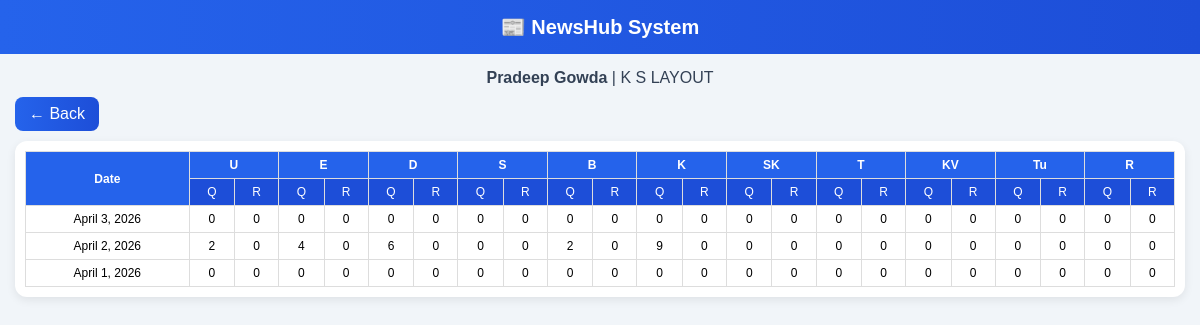
The app's page /vendor-ledger/ (signed in) with its own data.
### core/models.py (models this page shows, shortened)
class Vendor(models.Model):
    name = models.CharField(max_length=100)
    phone = models.CharField(max_length=15, unique=True)
    password = models.CharField(max_length=100, default="demo")
    area = models.ForeignKey(Area, on_delete=models.CASCADE)
    opening_balance = models.DecimalField(max_digits=10, decimal_places=2, default=0)
    is_active = models.BooleanField(default=True)

class Area(models.Model):
    name = models.CharField(max_length=100, unique=True)

class DailyIndent(models.Model):
    vendor = models.ForeignKey(Vendor, on_delete=models.CASCADE, related_name="indents")
    date = models.DateField()
    udayavani = models.PositiveIntegerField(default=0)
    enadu = models.PositiveIntegerField(default=0)
    dnk = models.PositiveIntegerField(default=0)
    sakshi = models.PositiveIntegerField(default=0)
    b_standard = models.PositiveIntegerField(default=0)
    k_prabha = models.PositiveIntegerField(default=0)
    sk = models.PositiveIntegerField(default=0)
    tharanga = models.PositiveIntegerField(default=0)
    karma_veera = models.PositiveIntegerField(default=0)
    tushara = models.PositiveIntegerField(default=0)
    roopathara = models.PositiveIntegerField(default=0)
    returned_udayavani = models.PositiveIntegerField(default=0)
    returned_enadu = models.PositiveIntegerField(default=0)
    returned_dnk = models.PositiveIntegerField(default=0)
    returned_sakshi = models.PositiveIntegerField(default=0)
    returned_b_standard = models.PositiveIntegerField(default=0)
    returned_k_prabha = models.PositiveIntegerField(default=0)
    returned_sk = models.PositiveIntegerField(default=0)
    returned_tharanga = models.PositiveIntegerField(default=0)
    returned_karma_veera = models.PositiveIntegerField(default=0)
    returned_tushara = models.PositiveIntegerField(default=0)
    returned_roopathara = models.PositiveIntegerField(default=0)
    class Meta:
        unique_together = ("vendor", "date")
        ordering = ["-date", "vendor__name"]

### core/views.py (the view)
# urls.py: path('vendor-ledger/', views.vendor_ledger, name='vendor_ledger'),
def vendor_ledger(request):
    vendor_id = request.session.get("vendor_id")
    if not vendor_id:
        return redirect("vendor_login")
    vendor = get_object_or_404(Vendor, id=vendor_id)
    indents = DailyIndent.objects.filter(vendor=vendor).order_by("-date")
    return render(request, "core/vendor_ledger.html", {
        "vendor": vendor,
        "indents": indents,
    })

### core/templates/core/vendor_ledger.html (shortened to what this page needs)
<!DOCTYPE html>
<html>
<head>
</head>
<body>
<div class="header">
    📰 NewsHub System
</div>
<div class="container">
    <div class="info">
        <strong>{{ vendor.name }}</strong> | {{ vendor.area.name }}
    </div>
    <a href="/vendor-dashboard/" class="btn">← Back</a>
    <div class="table-box">
        <table>
            <tr>
                <th rowspan="2">Date</th>
                <th colspan="2">U</th>
                <th colspan="2">E</th>
                <th colspan="2">D</th>
                <th colspan="2">S</th>
                <th colspan="2">B</th>
                <th colspan="2">K</th>
                <th colspan="2">SK</th>
                <th colspan="2">T</th>
                <th colspan="2">KV</th>
                <th colspan="2">Tu</th>
                <th colspan="2">R</th>
            </tr>
            <tr class="subhead">
                <td>Q</td><td>R</td>
                <td>Q</td><td>R</td>
                <td>Q</td><td>R</td>
                <td>Q</td><td>R</td>
                <td>Q</td><td>R</td>
                <td>Q</td><td>R</td>
                <td>Q</td><td>R</td>
                <td>Q</td><td>R</td>
                <td>Q</td><td>R</td>
                <td>Q</td><td>R</td>
                <td>Q</td><td>R</td>
            </tr>
            {% for item in indents %}
            <tr>
                <td>{{ item.date }}</td>
                <td>{{ item.udayavani }}</td><td>{{ item.returned_udayavani }}</td>
                <td>{{ item.enadu }}</td><td>{{ item.returned_enadu }}</td>
                <td>{{ item.dnk }}</td><td>{{ item.returned_dnk }}</td>
                <td>{{ item.sakshi }}</td><td>{{ item.returned_sakshi }}</td>
                <td>{{ item.b_standard }}</td><td>{{ item.returned_b_standard }}</td>
                <td>{{ item.k_prabha }}</td><td>{{ item.returned_k_prabha }}</td>
                <td>{{ item.sk }}</td><td>{{ item.returned_sk }}</td>
                <td>{{ item.tharanga }}</td><td>{{ item.returned_tharanga }}</td>
                <td>{{ item.karma_veera }}</td><td>{{ item.returned_karma_veera }}</td>
                <td>{{ item.tushara }}</td><td>{{ item.returned_tushara }}</td>
                <td>{{ item.roopathara }}</td><td>{{ item.returned_roopathara }}</td>
            </tr>
            {% empty %}
            <tr>
                <td colspan="23">No data found</td>
            </tr>
            {% endfor %}
        </table>
    </div>
</div>
</body>
</html>

### core/templates/core/vendor_ledger.html (style rules this page uses)
body { font-family: Arial, sans-serif; background: #f1f5f9; margin: 0; }
.header { background: linear-gradient(90deg, #2563eb, #1d4ed8); color: white; padding: 15px; text-align: center; font-size: 20px; font-weight: bold; }
.container { padding: 15px; }
.info { text-align: center; margin-bottom: 10px; color: #334155; }
.btn { display: inline-block; margin-bottom: 10px; padding: 8px 14px; background: linear-gradient(90deg, #2563eb, #1d4ed8); color: white; text-decoration: none; border-radius: 8px; }
.table-box { overflow-x: auto; background: white; border-radius: 12px; padding: 10px; box-shadow: 0 3px 10px rgba(0,0,0,0.08); }
table { border-collapse: collapse; width: max-content; min-width: 100%; font-size: 12px; }
th, td { border: 1px solid #ddd; padding: 6px; text-align: center; white-space: nowrap; }
th { background: #2563eb; color: white; }
.subhead { background: #1d4ed8; color: white; }

### records on screen
Vendor: name "Pradeep Gowda", area.name "K S LAYOUT"
DailyIndent: date "April 3, 2026", udayavani "0", returned_udayavani "0", enadu "0", returned_enadu "0", dnk "0", returned_dnk "0", sakshi "0", returned_sakshi "0", b_standard "0", returned_b_standard "0", k_prabha "0", returned_k_prabha "0", sk "0", returned_sk "0", tharanga "0", returned_tharanga "0", karma_veera "0", returned_karma_veera "0", tushara "0", returned_tushara "0", roopathara "0", returned_roopathara "0"
DailyIndent: date "April 2, 2026", udayavani "2", returned_udayavani "0", enadu "4", returned_enadu "0", dnk "6", returned_dnk "0", sakshi "0", returned_sakshi "0", b_standard "2", returned_b_standard "0", k_prabha "9", returned_k_prabha "0", sk "0", returned_sk "0", tharanga "0", returned_tharanga "0", karma_veera "0", returned_karma_veera "0", tushara "0", returned_tushara "0", roopathara "0", returned_roopathara "0"
DailyIndent: date "April 1, 2026", udayavani "0", returned_udayavani "0", enadu "0", returned_enadu "0", dnk "0", returned_dnk "0", sakshi "0", returned_sakshi "0", b_standard "0", returned_b_standard "0", k_prabha "0", returned_k_prabha "0", sk "0", returned_sk "0", tharanga "0", returned_tharanga "0", karma_veera "0", returned_karma_veera "0", tushara "0", returned_tushara "0", roopathara "0", returned_roopathara "0"
